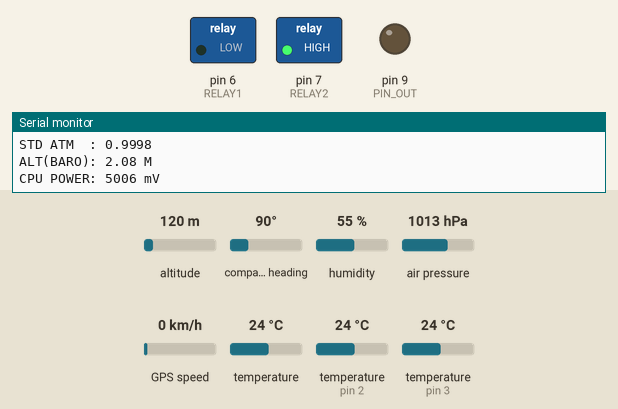
Bench run of a sketch on a simulated Arduino Uno, built with avr-gcc and run on an emulated ATmega328P. Parts: switched loads named in the sketch (green lamp = pin HIGH), output pins drawn as LEDs (lit = HIGH), the last lines printed to the serial monitor. Wiring (inferred from the names in the program): DHT11 sensor: data pin 3; BMP180 pressure sensor at I2C address 0x77. The inputs (shaded band) are chosen by the test bench; at power-on: altitude 120 m, compass heading 90°, humidity 55 %, air pressure 1013 hPa, GPS speed 0 km/h, temperature 24 °C, temperature (sensors on pin 2, pin 3) 24 °C. The GPS gets a fix after 3 s at 37.7749, -122.4194 with 8 satellites.

Above: at 7.5 s.
At 23.7 s:
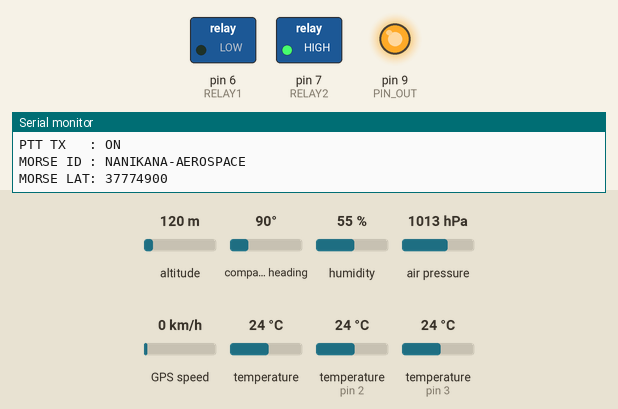
At 40.1 s:
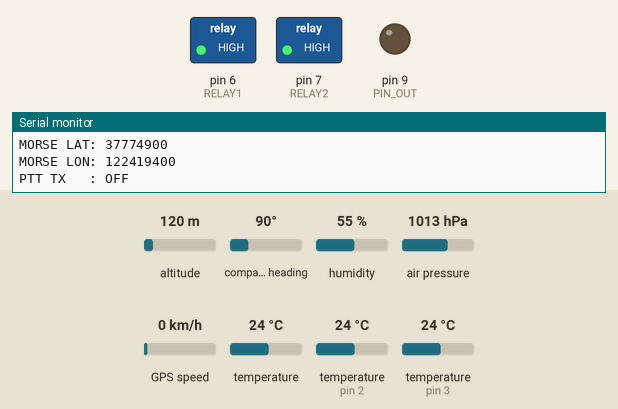
Timing chart, 0 to 41.6 s (numbered marks = the images above):
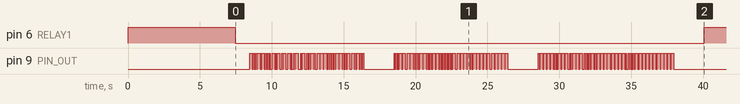

Measured:
- by itself, pin 6 (RELAY1): HIGH → LOW at 7.5 s, → HIGH 32.6 s later

The sketch:

Otachi2014_v25oct2014_d.ino
```cpp
// (licence header left out)
#include <TinyGPS++.h>
#include <SoftwareSerial.h>
#include <Wire.h>
#include <OneWire.h>
#include <DallasTemperature.h>
#include <dht.h>
#include <MemoryFree.h>

//no ; here. Set equal to channel DHT sensor is on
#define dht_dpin 3
dht DHT;
// Defini la pin pour Code Morse
#define PIN_OUT 9
// Defini la pin pour Relay PTT Radio
#define RELAY1  6
// Defini la pin pour Relay CUTOFF BALLOON
#define RELAY2  7
//Define the LED Pin
#define UNIT_LENGTH 60
#define BMP085_ADDRESS 0x77  // I2C address of BMP085
// Data wire is plugged into pin 2 on the Arduino
#define ONE_WIRE_BUS 2
// Setup a oneWire instance to communicate with any OneWire devices
// (not just Maxim/Dallas temperature ICs)
OneWire oneWire(ONE_WIRE_BUS);

// Pass our oneWire reference to Dallas Temperature.
DallasTemperature sensors(&oneWire);
// arrays to hold device address
DeviceAddress insideThermometer;

const unsigned char OSS = 0;  // Oversampling Setting
char buffer0_long [50];
char buffer1_lat [10];
// Calibration values
int ac1;
int ac2;
int ac3;
unsigned int ac4;
unsigned int ac5;
unsigned int ac6;
int b1;
int b2;
int mb;
int mc;
int md;

// b5 is calculated in bmp085GetTemperature(...), this variable is also used in bmp085GetPressure(...)
// so ...Temperature(...) must be called before ...Pressure(...).
long b5;
long lat_morse,lon_morse; // create variable for latitude and longitude object
float lat_morse_float, lon_morse_float;
/*
   GPS device hooked up on pins 10(rx) and 11(tx).
*/
static const int RXPin = 10, TXPin = 11;
static const uint32_t GPSBaud = 9600;

// The TinyGPS++ object
TinyGPSPlus gps;

// The serial connection to the GPS device
SoftwareSerial ss(RXPin, TXPin);

//Build a struct with the morse code mapping
static const struct {const char letter, *code;} MorseMap[] =
{
{ 'A', ".-" },
{ 'B', "-..." },
{ 'C', "-.-." },
{ 'D', "-.." },
{ 'E', "." },
{ 'F', "..-." },
{ 'G', "--." },
{ 'H', "...." },
{ 'I', ".." },
{ 'J', ".---" },
{ 'K', "-.-" },
{ 'L', ".-.." },
{ 'M', "--" },
{ 'N', "-." },
{ 'O', "---" },
{ 'P', ".--." },
{ 'Q', "--.-" },
{ 'R', ".-." },
{ 'S', "..." },
{ 'T', "-" },
{ 'U', "..-" },
{ 'V', "...-" },
{ 'W', ".--" },
{ 'X', "-..-" },
{ 'Y', "-.--" },
{ 'Z', "--.." },
{ ' ', " " }, //Gap between word, seven units
{ '1', ".----" },
{ '2', "..---" },
{ '3', "...--" },
{ '4', "....-" },
{ '5', "....." },
{ '6', "-...." },
{ '7', "--..." },
{ '8', "---.." },
{ '9', "----." },
{ '0', "-----" },
{ '.', "·–·–·–" },
{ ',', "--..--" },
{ '?', "..--.." },
{ '!', "-.-.--" },
{ ':', "---..." },
{ ';', "-.-.-." },
{ '(', "-.--." },
{ ')', "-.--.-" },
{ '"', ".-..-." },
{ '@', ".--.-." },
{ '&', ".-..." },
};
long readVcc() {
  long result;
  // Read 1.1V reference against AVcc
  ADMUX = _BV(REFS0) | _BV(MUX3) | _BV(MUX2) | _BV(MUX1);
  delay(2); // Wait for Vref to settle
  ADCSRA |= _BV(ADSC); // Convert
  while (bit_is_set(ADCSRA,ADSC));
  result = ADCL;
  result |= ADCH<<8;
  result = 1126400L / result; // Back-calculate AVcc in mV
  return result;
}
void printTemperature(DeviceAddress deviceAddress)
{

  // method 2 - faster
  float tempC = sensors.getTempC(deviceAddress);
  //Serial.print("Temp C: ");
  Serial.print(tempC);

  Serial.println();//line break
  //delay(1200); //wait
}

unsigned long time; // variable pour definir le running time du prog.

void setup()
{
  Serial.print(sensors.getDeviceCount(), DEC);//Jojo DEBUT
         if (sensors.isParasitePowerMode()) Serial.println("ON");
         else Serial.println("OFF");
        if (!sensors.getAddress(insideThermometer, 0)) //Serial.println("Unable to find address for Device 0");
        printAddress(insideThermometer);
        sensors.setResolution(insideThermometer, 9);
        //Jojo FIN
   // Initialise the Arduino data pins for RELAY OUTPUT
  pinMode(RELAY1, OUTPUT);
   digitalWrite(RELAY1,HIGH);          // Turns Relay PTT Off
  pinMode(RELAY2, OUTPUT);
   digitalWrite(RELAY2,HIGH);          // Turns Relay  Off
  pinMode( PIN_OUT, OUTPUT );
  digitalWrite( PIN_OUT, LOW );

  Serial.begin(9600);
  ss.begin(GPSBaud);
  Serial.println(F("Initialisation"));
  Serial.print("*");
  smartDelay(500); // Wait 5 sec before starting
  Serial.print("*");
  smartDelay(500);
  Serial.print("*");
  smartDelay(500);
  Serial.print("*");
  smartDelay(500);
  Serial.print("*");
  smartDelay(500);
  Serial.print("*");
  smartDelay(500);
  Serial.print("*");
  smartDelay(500);
  Serial.print("*");
  smartDelay(500);
  Serial.print("*");
  smartDelay(500);
  Serial.println("*");
  smartDelay(500);
  Serial.println(F("MPPI CTRL Mission Comp v.251014D"));
  smartDelay(2000); // Wait 2 sec before starting
  Serial.println(F("Nanikana-Aerospace Project Otachi-Arduino 2014-2015"));
    Serial.println(F(""));

  Wire.begin();
  bmp085Calibration();
  pinMode( PIN_OUT, OUTPUT );
  digitalWrite( PIN_OUT, LOW );

   // Start up the library
  sensors.begin();


  }

void loop()
{
  Serial.print("RUN TIME : ");
  time = millis(); //prints time since program started
  time = time /60000;
  Serial.print(time); Serial.println(" MIN");
  Serial.print("DATE     : ");
  Serial.println(gps.date.value());
  Serial.print("TIME     : ");
  Serial.println(gps.time.value());
  Serial.print("LAT      : ");
  printFloat(gps.location.lat(), gps.location.isValid(), 11, 6);
  Serial.println();
  Serial.print("LON      : ");
  printFloat(gps.location.lng(), gps.location.isValid(), 12, 6);
  Serial.println();
  Serial.print("ALT (GPS): ");
  printFloat(gps.altitude.meters(), gps.altitude.isValid(), 7, 2);
  Serial.print(" M");
  Serial.println();
  Serial.print("SPEED    : ");
  printFloat(gps.speed.kmph(), gps.speed.isValid(), 6, 2);
  Serial.println("KML/H");
  Serial.print("HEADING  : ");
  printStr(gps.course.isValid() ? TinyGPSPlus::cardinal(gps.course.value()) : "*** ", 6);
  Serial.println();
  Serial.print("SAT FIX  : ");
  printInt(gps.satellites.value(), gps.satellites.isValid(), 5);
  Serial.println();
  Serial.print("TEMP.TOP.: ");
  float temperature = bmp085GetTemperature(bmp085ReadUT()); //MUST be called first
  float pressure = bmp085GetPressure(bmp085ReadUP());
  float atm = pressure / 101325; // "standard atmosphere"
  float altitude = calcAltitude(pressure); //Uncompensated caculation - in Meters
  Serial.print(temperature, 2); //display 2 decimal places
  Serial.println();//line break
  sensors.requestTemperatures();//Jojo
  Serial.print("TEMP.EXT.: ");
  printTemperature(insideThermometer);//Jojo

  DHT.read11(dht_dpin);

  Serial.print("TEMP BOT : ");
  Serial.print(DHT.temperature);
  Serial.println("C ");
  Serial.print("HUMIDITY : ");
  Serial.print(DHT.humidity);
  Serial.print("% ");
  Serial.println();//line break
  Serial.print("PRESSURE : ");
  Serial.print(pressure, 0); //whole number only.
  Serial.println(" PA");
  Serial.print("STD ATM  : ");
  Serial.println(atm, 4); //display 4 decimal places
  Serial.print("ALT(BARO): ");
  Serial.print(altitude, 2); //display 2 decimal places
  Serial.println(" M");
  Serial.print("CPU POWER: ");
  Serial.print( readVcc(), DEC );
  Serial.println(" mV");
  Serial.print("FREE MEM.: ");
  Serial.print(freeMemory());
  Serial.println();
 /*
  // CUT ROPE SEQUENCE
    if (time >= 180 && altitude >= 20000)// If more than 3 hours AND more than 20 klm

  {
    digitalWrite(RELAY2,LOW);           // Turns ON Relays 2 IGNITION of E-Match
    Serial.println("CUT ROPE : ***IGNITION***"); delay (10000); digitalWrite(RELAY2,HIGH); }//Wait 10 sec then turn relay2 off
    else
   { digitalWrite(RELAY2,HIGH);   delay (10);        // STAY OFF Relays 2 WAIT until 20klm AND 3 hours flight
    Serial.println("CUT ROPE : WAITING");}

  */

  //debut code pour le morse NANIKANA
  digitalWrite(RELAY1,LOW);   delay (1000);        // Turns ON Relays 1 PTT
  Serial.println("PTT TX   : ON");
  {
  String morseWord = encode("NANIKANA-AEROSPACE");
  Serial.println("MORSE ID : NANIKANA-AEROSPACE");

  for(int i=0; i<=morseWord.length(); i++)
{
switch( morseWord[i] )
{
case '.': //dit
digitalWrite( PIN_OUT, HIGH );
delay( UNIT_LENGTH );
digitalWrite( PIN_OUT, LOW );
delay( UNIT_LENGTH );
break;

case '-': //dah
digitalWrite( PIN_OUT, HIGH );
delay( UNIT_LENGTH*3 );
digitalWrite( PIN_OUT, LOW );
delay( UNIT_LENGTH );
break;

case ' ': //gap
delay( UNIT_LENGTH );
}
}
// Wait
  delay(2000);

}
//fin du code morse


  //debut code pour le morse LATITUDE

{
//  buffer1_lat =(          );
lat_morse_float = gps.location.lat(), gps.location.isValid(), 11, 6;
lat_morse_float = lat_morse_float *1000000;
dtostrf(lat_morse_float, 2, 0, buffer1_lat);
String morseWord = encode(buffer1_lat);
Serial.print("MORSE LAT: ");
Serial.println(buffer1_lat);
//Serial.println(morseWord); //debug output
for(int i=0; i<=morseWord.length(); i++)
{
switch( morseWord[i] )
{
case '.': //dit
digitalWrite( PIN_OUT, HIGH );
delay( UNIT_LENGTH );
digitalWrite( PIN_OUT, LOW );
delay( UNIT_LENGTH );
break;

case '-': //dah
digitalWrite( PIN_OUT, HIGH );
delay( UNIT_LENGTH*3 );
digitalWrite( PIN_OUT, LOW );
delay( UNIT_LENGTH );
break;

case ' ': //gap
delay( UNIT_LENGTH );
}
}
// Wait
 delay(2000);

}
//fin du code morse LATITUDE


 //debut code pour le morse LONGITUDE

{
lon_morse_float = gps.location.lng(), gps.location.isValid(), 12, 6;
lon_morse_float= -lon_morse_float*1000000;
dtostrf(lon_morse_float, 2, 0, buffer1_lat);
String morseWord = encode(buffer1_lat);

Serial.print("MORSE LON: ");
Serial.println(buffer1_lat);
//Serial.println(morseWord); //debug output
for(int i=0; i<=morseWord.length(); i++)
{
switch( morseWord[i] )
{
case '.': //dit
digitalWrite( PIN_OUT, HIGH );
delay( UNIT_LENGTH );
digitalWrite( PIN_OUT, LOW );
delay( UNIT_LENGTH );
break;

case '-': //dah
digitalWrite( PIN_OUT, HIGH );
delay( UNIT_LENGTH*3 );
digitalWrite( PIN_OUT, LOW );
delay( UNIT_LENGTH );
break;

case ' ': //gap
delay( UNIT_LENGTH );
}
}
// Wait
 delay(2000);

}
//fin du code morse LONGITUDE

   digitalWrite(RELAY1,HIGH);          // Turns Relay PTT Off
   Serial.print("PTT TX   : OFF");Serial.println();
   Serial.print("WAIT     : 180 SEC BEFORE NEXT CW TX");Serial.println();


  smartDelay(5000);

  if (millis() > 5000 && gps.charsProcessed() < 10)
    Serial.println(F("--WARNING : No GPS data received --"));
  delay(10000); //wait 10 sec  10
  Serial.print(".");
  delay(10000); //wait 10 sec  20
  Serial.print(".");
  delay(10000); //wait 10 sec  30
  Serial.print(".");
  delay(10000); //wait 10 sec  40
  Serial.print(".");
  delay(10000); //wait 10 sec  50
  Serial.print(".");
  delay(10000); //wait 10 sec  60
  Serial.print(".");
  delay(10000); //wait 10 sec  70
  Serial.print(".");
  delay(10000); //wait 10 sec  80
  Serial.print(".");
  delay(10000); //wait 10 sec  90
  Serial.print(".");
  delay(10000); //wait 10 sec 100
  Serial.print(".");
  delay(10000); //wait 10 sec 110
  Serial.print(".");
  delay(10000); //wait 10 sec 120
  Serial.print(".");
  delay(10000); //wait 10 sec 130
  Serial.print(".");
  delay(10000); //wait 10 sec 140
  Serial.print(".");
  delay(10000); //wait 10 sec 150
  Serial.print(".");
  delay(10000); //wait 10 sec 160
  Serial.print(".");
  delay(10000); //wait 10 sec 170
  Serial.print(".");
  delay(10000); //wait 10 sec 180
  Serial.println(".");
  Serial.println();


}
String encode(const char *string)
{
size_t i, j;
String morseWord = "";
for( i = 0; string[i]; ++i )
{
for( j = 0; j < sizeof MorseMap / sizeof *MorseMap; ++j )
{
if( toupper(string[i]) == MorseMap[j].letter )
{
morseWord += MorseMap[j].code;
break;
}
}
morseWord += " "; //Add tailing space to seperate the chars
}

return morseWord;
}

String decode(String morse)
{
String msg = "";
int lastPos = 0;
int pos = morse.indexOf(' ');
while( lastPos <= morse.lastIndexOf(' ') )
{
for( int i = 0; i < sizeof MorseMap / sizeof *MorseMap; ++i )
{
if( morse.substring(lastPos, pos) == MorseMap[i].code )
{
msg += MorseMap[i].letter;
}
}

lastPos = pos+1;
pos = morse.indexOf(' ', lastPos);
// Handle white-spaces between words (7 spaces)
while( morse[lastPos] == ' ' && morse[pos+1] == ' ' )
{
pos ++;
}
}

return msg;
}
void bmp085Calibration()
{
  ac1 = bmp085ReadInt(0xAA);
  ac2 = bmp085ReadInt(0xAC);
  ac3 = bmp085ReadInt(0xAE);
  ac4 = bmp085ReadInt(0xB0);
  ac5 = bmp085ReadInt(0xB2);
  ac6 = bmp085ReadInt(0xB4);
  b1 = bmp085ReadInt(0xB6);
  b2 = bmp085ReadInt(0xB8);
  mb = bmp085ReadInt(0xBA);
  mc = bmp085ReadInt(0xBC);
  md = bmp085ReadInt(0xBE);
}

// Calculate temperature in deg C
float bmp085GetTemperature(unsigned int ut){
  long x1, x2;

  x1 = (((long)ut - (long)ac6)*(long)ac5) >> 15;
  x2 = ((long)mc << 11)/(x1 + md);
  b5 = x1 + x2;

  float temp = ((b5 + 8)>>4);
  temp = temp /10;

  return temp;
}

// Calculate pressure given up
// calibration values must be known
// b5 is also required so bmp085GetTemperature(...) must be called first.
// Value returned will be pressure in units of Pa.
long bmp085GetPressure(unsigned long up){
  long x1, x2, x3, b3, b6, p;
  unsigned long b4, b7;

  b6 = b5 - 4000;
  // Calculate B3
  x1 = (b2 * (b6 * b6)>>12)>>11;
  x2 = (ac2 * b6)>>11;
  x3 = x1 + x2;
  b3 = (((((long)ac1)*4 + x3)<<OSS) + 2)>>2;

  // Calculate B4
  x1 = (ac3 * b6)>>13;
  x2 = (b1 * ((b6 * b6)>>12))>>16;
  x3 = ((x1 + x2) + 2)>>2;
  b4 = (ac4 * (unsigned long)(x3 + 32768))>>15;

  b7 = ((unsigned long)(up - b3) * (50000>>OSS));
  if (b7 < 0x80000000)
    p = (b7<<1)/b4;
  else
    p = (b7/b4)<<1;

  x1 = (p>>8) * (p>>8);
  x1 = (x1 * 3038)>>16;
  x2 = (-7357 * p)>>16;
  p += (x1 + x2 + 3791)>>4;

  long temp = p;
  return temp;
}

// Read 1 byte from the BMP085 at 'address'
char bmp085Read(unsigned char address)
{
  unsigned char data;

  Wire.beginTransmission(BMP085_ADDRESS);
  Wire.write(address);
  Wire.endTransmission();

  Wire.requestFrom(BMP085_ADDRESS, 1);
  while(!Wire.available())
    ;

  return Wire.read();
}

// Read 2 bytes from the BMP085
// First byte will be from 'address'
// Second byte will be from 'address'+1
int bmp085ReadInt(unsigned char address)
{
  unsigned char msb, lsb;

  Wire.beginTransmission(BMP085_ADDRESS);
  Wire.write(address);
  Wire.endTransmission();

  Wire.requestFrom(BMP085_ADDRESS, 2);
  while(Wire.available()<2)
    ;
  msb = Wire.read();
  lsb = Wire.read();

  return (int) msb<<8 | lsb;
}

// Read the uncompensated temperature value
unsigned int bmp085ReadUT(){
  unsigned int ut;

  // Write 0x2E into Register 0xF4
  // This requests a temperature reading
  Wire.beginTransmission(BMP085_ADDRESS);
  Wire.write(0xF4);
  Wire.write(0x2E);
  Wire.endTransmission();

  // Wait at least 4.5ms
  delay(5);

  // Read two bytes from registers 0xF6 and 0xF7
  ut = bmp085ReadInt(0xF6);
  return ut;
}

// Read the uncompensated pressure value
  unsigned long bmp085ReadUP(){

  unsigned char msb, lsb, xlsb;
  unsigned long up = 0;

  // Write 0x34+(OSS<<6) into register 0xF4
  // Request a pressure reading w/ oversampling setting
  Wire.beginTransmission(BMP085_ADDRESS);
  Wire.write(0xF4);
  Wire.write(0x34 + (OSS<<6));
  Wire.endTransmission();

  // Wait for conversion, delay time dependent on OSS
  delay(2 + (3<<OSS));

  // Read register 0xF6 (MSB), 0xF7 (LSB), and 0xF8 (XLSB)
  msb = bmp085Read(0xF6);
  lsb = bmp085Read(0xF7);
  xlsb = bmp085Read(0xF8);

  up = (((unsigned long) msb << 16) | ((unsigned long) lsb << 8) | (unsigned long) xlsb) >> (8-OSS);

  return up;
}

void writeRegister(int deviceAddress, byte address, byte val) {
  Wire.beginTransmission(deviceAddress); // start transmission to device
  Wire.write(address);       // send register address
  Wire.write(val);         // send value to write
  Wire.endTransmission();     // end transmission
}

int readRegister(int deviceAddress, byte address){

  int v;
  Wire.beginTransmission(deviceAddress);
  Wire.write(address); // register to read
  Wire.endTransmission();

  Wire.requestFrom(deviceAddress, 1); // read a byte

  while(!Wire.available()) {
    // waiting
  }

  v = Wire.read();
  return v;
}

float calcAltitude(float pressure){

  float A = pressure/101325;
  float B = 1/5.25588;
  float C = pow(A,B);
  C = 1 - C;
  C = C /0.0000225577;

  return C;
}
void printAddress(DeviceAddress deviceAddress)
{
  for (uint8_t i = 0; i < 8; i++)
  {
    if (deviceAddress[i] < 16) Serial.print("0");
    Serial.print(deviceAddress[i], HEX);
  }
}
// This custom version of delay() ensures that the gps object
// is being "fed".
static void smartDelay(unsigned long ms)
{
  unsigned long start = millis();
  do
  {
    while (ss.available())
      gps.encode(ss.read());
  } while (millis() - start < ms);
}

static void printFloat(float val, bool valid, int len, int prec)
{
  if (!valid)
  {
    while (len-- > 1)
      Serial.print('@');
    Serial.print(' ');
  }
  else
  {
    Serial.print(val, prec);
    int vi = abs((int)val);
    int flen = prec + (val < 0.0 ? 2 : 1); // . and -
    flen += vi >= 1000 ? 4 : vi >= 100 ? 3 : vi >= 10 ? 2 : 1;
    for (int i=flen; i<len; ++i)
      Serial.print(' ');
  }
  smartDelay(0);
}

static void printInt(unsigned long val, bool valid, int len)
{
  char sz[32] = "@@@@@@@@@@@@@@@@";
  if (valid)
    sprintf(sz, "%ld", val);
  sz[len] = 0;
  for (int i=strlen(sz); i<len; ++i)
    sz[i] = ' ';
  if (len > 0)
    sz[len-1] = ' ';
  Serial.print(sz);
  smartDelay(0);
}

static void printDateTime(TinyGPSDate &d, TinyGPSTime &t)
{
  if (!d.isValid())
  {
    Serial.print(F("@@@@@@@@@@ "));
  }
  else
  {
    char sz[32];
    sprintf(sz, "%02d/%02d/%02d ", d.month(), d.day(), d.year());
    Serial.print(sz);
  }

  if (!t.isValid())
  {
    Serial.print(F("@@@@@@@@ "));
  }
  else
  {
    char sz[32];
    sprintf(sz, "%02d:%02d:%02d ", t.hour(), t.minute(), t.second());
    Serial.print(sz);
  }

  printInt(d.age(), d.isValid(), 5);
  smartDelay(0);
}

static void printStr(const char *str, int len)
{
  int slen = strlen(str);
  for (int i=0; i<len; ++i)
    Serial.print(i<slen ? str[i] : ' ');
  smartDelay(0);
}
```
